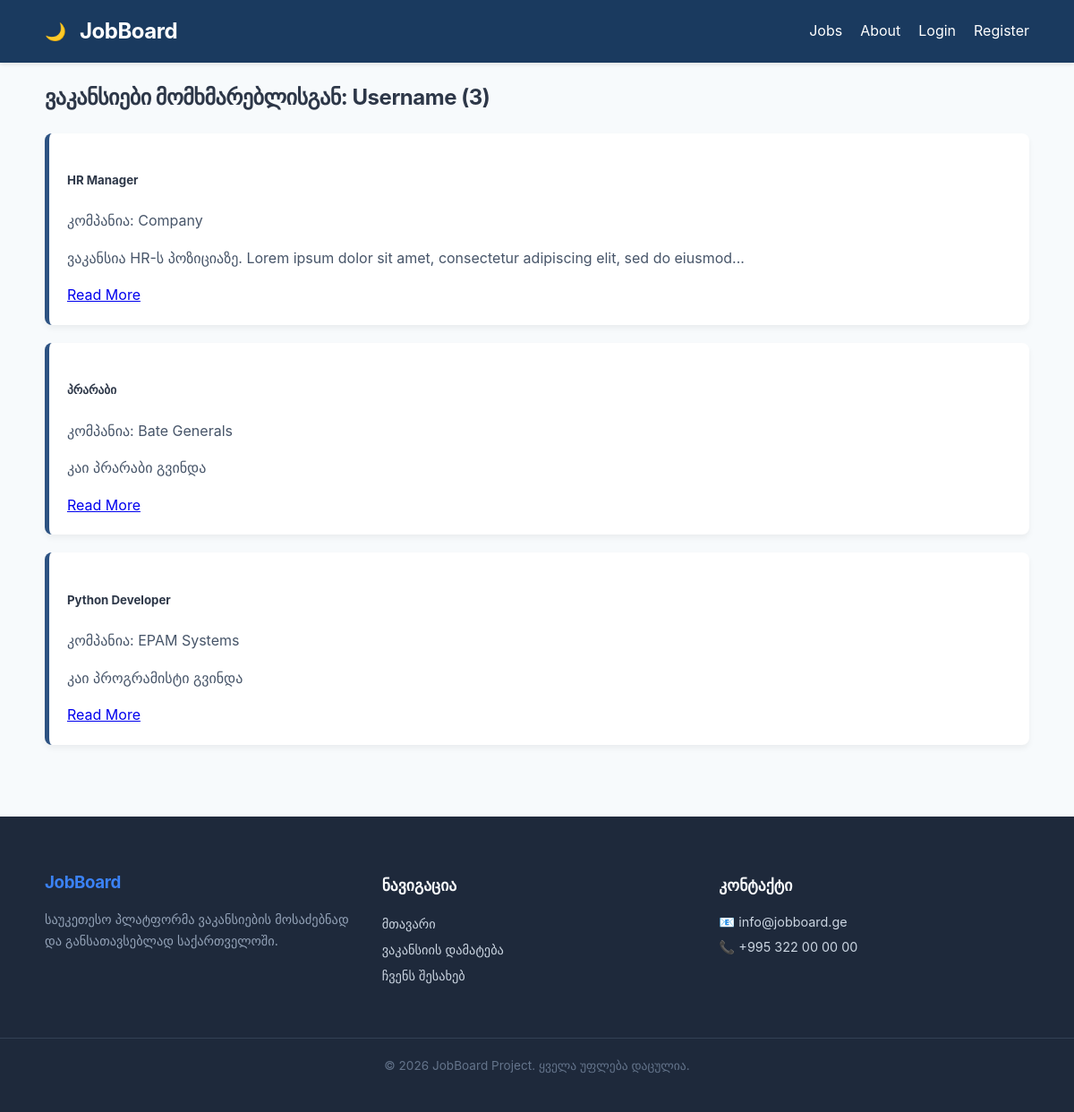
Screenshot of /user/Username with the database file from the repository.
### models.py (models this page shows, shortened)
class User(db.Model, UserMixin):
    id = db.Column(db.Integer, primary_key=True)
    username = db.Column(db.String(30), unique=True, nullable=False)
    email = db.Column(db.String(120), unique=True, nullable=False)
    password = db.Column(db.String(200), nullable=False)
    jobs = db.relationship('Job', backref='author', lazy=True)
    image_file = db.Column(db.String(200), nullable=False,
    default='https://upload.wikimedia.org/wikipedia/commons/thumb/c/c3/Python-logo-notext.svg/1280px-Python-logo-notext.svg.png')

class Job(db.Model):
    id = db.Column(db.Integer, primary_key=True)
    title = db.Column(db.String(100), nullable=False)
    description = db.Column(db.Text, nullable=False)
    company = db.Column(db.String(100), nullable=False)
    salary = db.Column(db.String, nullable=False)  # Integer შევცვალე სტრინგით
    location = db.Column(db.String(100), nullable=False)
    category = db.Column(db.String(100), nullable=False)
    date_posted = db.Column(db.DateTime, nullable=False, default=get_georgian_time)
    user_id = db.Column(db.Integer, db.ForeignKey('user.id'), nullable=False)

### routes.py (the view)
@app.route("/user/<string:username>")
def user_jobs(username):
    user = User.query.filter_by(username=username).first_or_404()
    jobs = Job.query.filter_by(user_id=user.id)\
        .order_by(Job.date_posted.desc())\
        .all()
    return render_template('user_jobs.html', jobs=jobs, user=user)

### templates/user_jobs.html
{% extends "base.html" %}
{% block content %}
    <h2 class="mb-4">ვაკანსიები მომხმარებლისგან: {{ user.username }} ({{ jobs|length }})</h2>
    <div class="row">
        {% for job in jobs %}
            <div class="col-md-6 mb-4">
                <div class="card job-card h-100 shadow-sm">
                    <div class="card-body">
                        <h5 class="card-title">{{ job.title }}</h5>
                        <p class="text-muted small">კომპანია: {{ job.company }}</p>
                        <p class="card-text">{{ job.description | truncate(100) }}</p>
                        <a href="{{ url_for('job_detail', job_id=job.id) }}" class="btn btn-outline-primary btn-sm">Read More</a>
                    </div>
                </div>
            </div>
        {% endfor %}
    </div>
{% endblock %}

### static/css/style.css (style rules this page uses)
:root { --primary-font: 'Inter', -apple-system, BlinkMacSystemFont, "Segoe UI", Roboto, sans-serif; --primary-blue: #1a3a5f; --secondary-blue: #2c5282; --text-dark: #2d3748; --white: #ffffff; }
body { font-family: var(--primary-font); -webkit-font-smoothing: antialiased; -moz-osx-font-smoothing: grayscale; line-height: 1.6; color: #1e293b; margin: 0; background-color: #f7fafc; color: var(--text-dark); }
h1, h2, h3, .logo { font-weight: 700; letter-spacing: -0.02em; }
p { font-weight: 400; font-size: 1rem; color: #475569; }
.job-card { background: var(--white); border-left: 5px solid var(--secondary-blue); padding: 20px; margin-top: 20px; border-radius: 8px; box-shadow: 0 4px 6px rgba(0,0,0,0.05); }

### templates/base.html (style rules this page uses)
html, body { height: 100%; margin: 0; padding: 0; }
body { min-height: 100vh; position: relative; display: block; }

### rows the page displays
User: username "Username"
Job: title "HR Manager", company "Company", description "ვაკანსია HR-ს პოზიციაზე. Lorem ipsum dolor sit amet, consectetur adipiscing elit, sed do eiusmod..."
Job: title "პრარაბი", company "Bate Generals", description "კაი პრარაბი გვინდა"
Job: title "Python Developer", company "EPAM Systems", description "კაი პროგრამისტი გვინდა"

### other values shown
{{ jobs|length }} "3"
